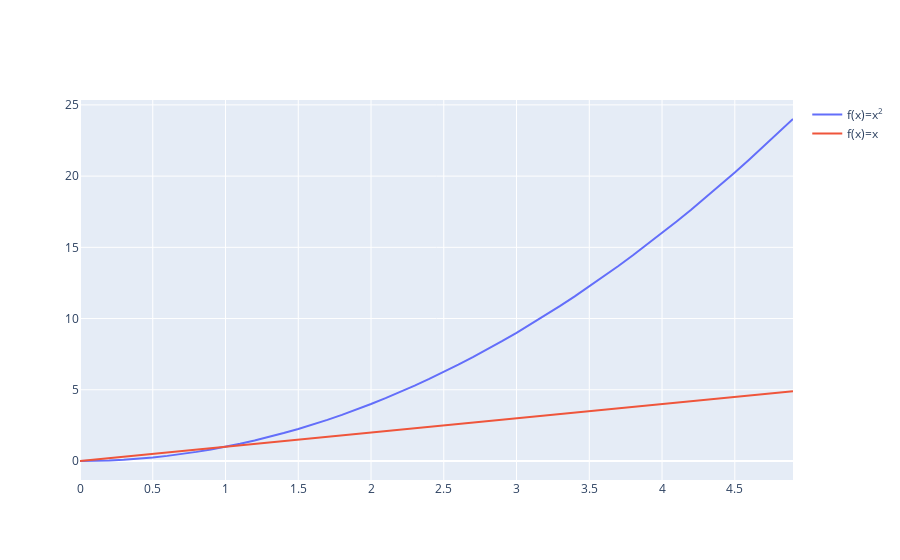

Notebook code for this chart:
### Code cell
fig = go.Figure()
fig.add_trace(go.Scatter(x=x, y=f(x), name='f(x)=x<sup>2</sup>'))
fig.add_trace(go.Scatter(x=x, y=x,name='f(x)=x<sup></sup>' ))
fig.show()

### Figure 1 — Plotly figure (JSON) as saved in the notebook; plotly's stock layout.template omitted (floating-point values rounded to 4 significant figures)
{"data": [{"name": "f(x)=x<sup>2</sup>", "type": "scatter", "x": [0, 0.1, 0.2, 0.3, 0.4, 0.5, 0.6, 0.7, 0.8, 0.9, 1, 1.1, 1.2, 1.3, 1.4, 1.5, 1.6, 1.7, 1.8, 1.9, 2, 2.1, 2.2, 2.3, 2.4, 2.5, 2.6, 2.7, 2.8, 2.9, 3, 3.1, 3.2, 3.3, 3.4, 3.5, 3.6, 3.7, 3.8, 3.9, 4, 4.1, 4.2, 4.3, 4.4, 4.5, 4.6, 4.7, 4.8, 4.9], "y": [0, 0.01, 0.04, 0.09, 0.16, 0.25, 0.36, 0.49, 0.64, 0.81, 1, 1.21, 1.44, 1.69, 1.96, 2.25, 2.56, 2.89, 3.24, 3.61, 4, 4.41, 4.84, 5.29, 5.76, 6.25, 6.76, 7.29, 7.84, 8.41, 9, 9.61, 10.24, 10.89, 11.56, 12.25, 12.96, 13.69, 14.44, 15.21, 16, 16.81, 17.64, 18.49, 19.36, 20.25, 21.16, 22.09, 23.04, 24.01]}, {"name": "f(x)=x<sup></sup>", "type": "scatter", "x": [0, 0.1, 0.2, 0.3, 0.4, 0.5, 0.6, 0.7, 0.8, 0.9, 1, 1.1, 1.2, 1.3, 1.4, 1.5, 1.6, 1.7, 1.8, 1.9, 2, 2.1, 2.2, 2.3, 2.4, 2.5, 2.6, 2.7, 2.8, 2.9, 3, 3.1, 3.2, 3.3, 3.4, 3.5, 3.6, 3.7, 3.8, 3.9, 4, 4.1, 4.2, 4.3, 4.4, 4.5, 4.6, 4.7, 4.8, 4.9], "y": [0, 0.1, 0.2, 0.3, 0.4, 0.5, 0.6, 0.7, 0.8, 0.9, 1, 1.1, 1.2, 1.3, 1.4, 1.5, 1.6, 1.7, 1.8, 1.9, 2, 2.1, 2.2, 2.3, 2.4, 2.5, 2.6, 2.7, 2.8, 2.9, 3, 3.1, 3.2, 3.3, 3.4, 3.5, 3.6, 3.7, 3.8, 3.9, 4, 4.1, 4.2, 4.3, 4.4, 4.5, 4.6, 4.7, 4.8, 4.9]}], "layout": {"autosize": true, "xaxis": {"autorange": true, "range": [0, 4.9], "type": "linear"}, "yaxis": {"autorange": true, "range": [-1.334, 25.34], "type": "linear"}}}
